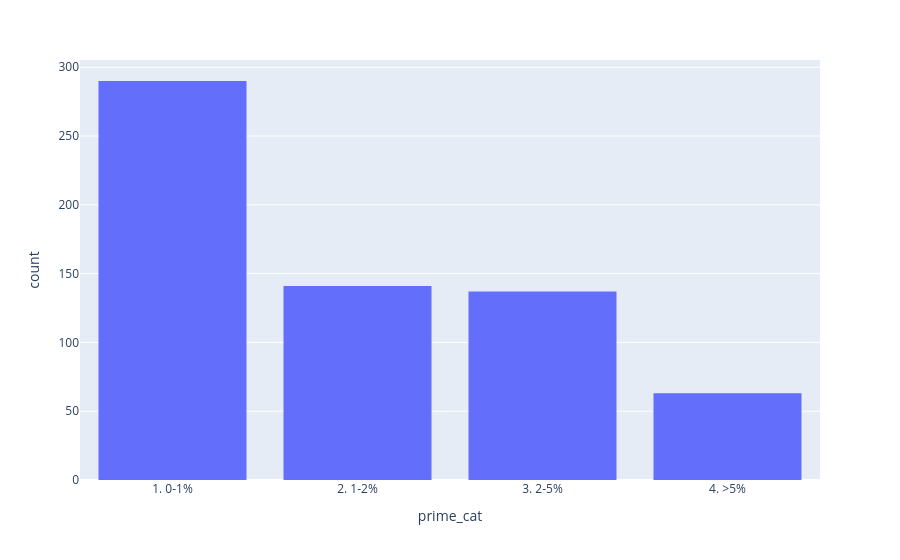

The code cell stored with this chart in its notebook:
### Code cell
# Catégories par ordre alphabétique
sort = sorted(budget_prime["prime_cat"].unique())

# Histogramme excluant les communes sans prime d'assurance
fig_histo = px.histogram(
    budget_prime.loc[budget_prime["prime_cat"] != "0. Pas de prime"],
    x="prime_cat",
    category_orders={"prime_cat": sort},
)
fig_histo.show()

### Figure 1 — Plotly figure (JSON) as saved in the notebook; plotly's stock layout.template omitted (floating-point values rounded to 4 significant figures; data arrays with more than 128 entries replaced by an {"elided": "..."} marker saying what was removed)
{"data": [{"bingroup": "x", "hovertemplate": "prime_cat=%{x}<br>count=%{y}<extra></extra>", "legendgroup": "", "marker": {"color": "#636efa", "pattern": {"shape": ""}}, "name": "", "orientation": "v", "showlegend": false, "type": "histogram", "x": {"elided": "631 str values"}, "xaxis": "x", "yaxis": "y"}], "layout": {"barmode": "relative", "legend": {"tracegroupgap": 0}, "margin": {"t": 60}, "xaxis": {"anchor": "y", "categoryarray": ["0. Pas de prime", "1. 0-1%", "2. 1-2%", "3. 2-5%", "4. >5%"], "categoryorder": "array", "domain": [0, 1], "title": {"text": "prime_cat"}}, "yaxis": {"anchor": "x", "domain": [0, 1], "title": {"text": "count"}}}}
